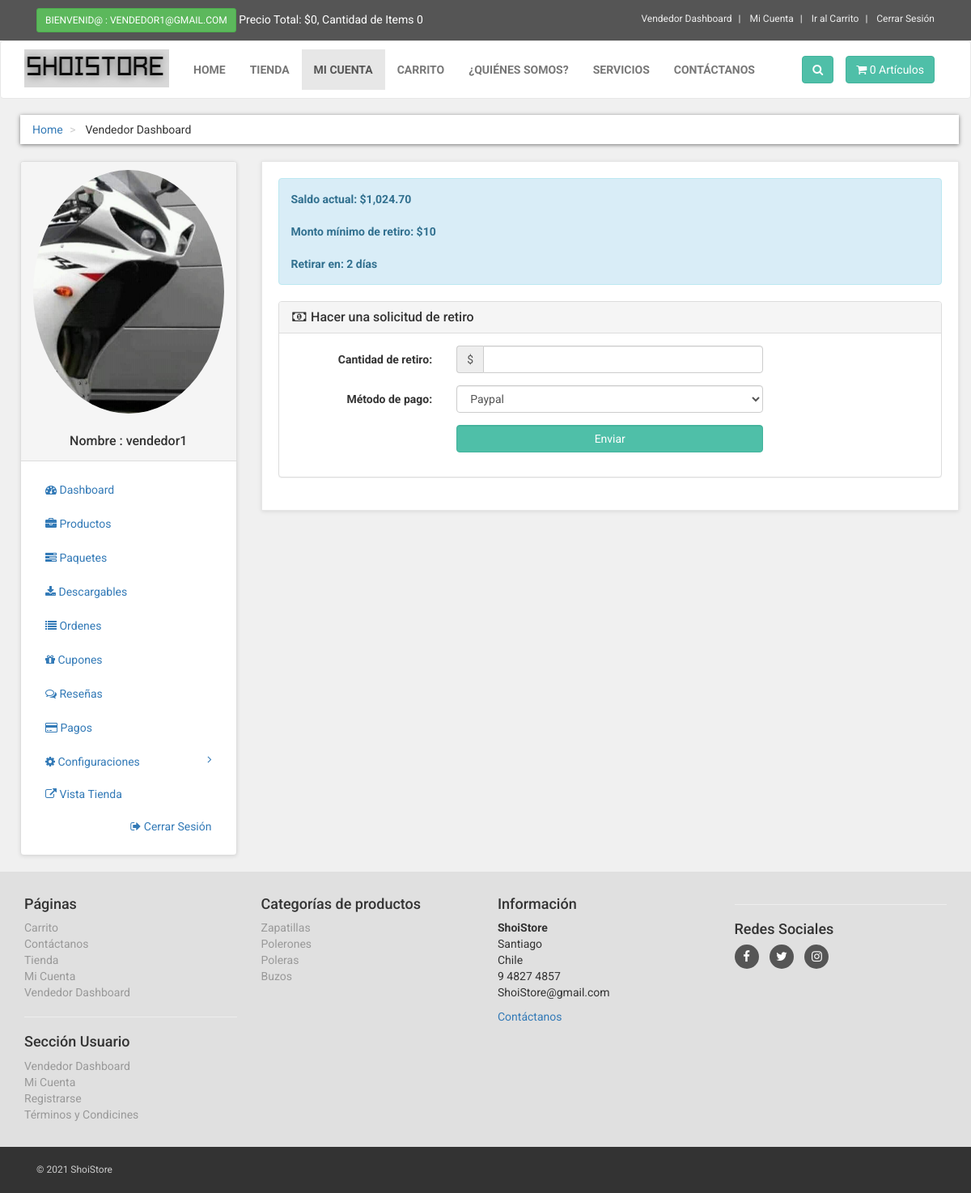
The app's page /vendor_dashboard/index.php?withdraw_request (signed in) with its own data.
### tables this page shows
CREATE TABLE `customers` (
  `customer_id` int(10) NOT NULL,
  `customer_name` varchar(255) NOT NULL,
  `customer_email` varchar(255) NOT NULL,
  `customer_pass` varchar(255) NOT NULL,
  `customer_username` text NOT NULL,
  `customer_contact` varchar(255) NOT NULL,
  `customer_image` text NOT NULL,
  `customer_ip` varchar(255) NOT NULL,
  `customer_confirm_code` text NOT NULL,
  `customer_role` text NOT NULL
);

CREATE TABLE `payment_settings` (
  `id` int(10) NOT NULL,
  `commission_percentage` int(10) NOT NULL,
  `minimum_withdraw_limit` int(10) NOT NULL,
  `days_before_withdraw` int(10) NOT NULL,
  `enable_paypal` text NOT NULL,
  `paypal_email` text NOT NULL,
  `paypal_sandbox` text NOT NULL,
  `paypal_currency_code` text NOT NULL,
  `paypal_app_client_id` text NOT NULL,
  `paypal_app_client_secret` text NOT NULL,
  `enable_stripe` text NOT NULL,
  `stripe_secret_key` text NOT NULL,
  `stripe_publishable_key` text NOT NULL,
  `stripe_currency_code` text NOT NULL
);

CREATE TABLE `product_categories` (
  `p_cat_id` int(10) NOT NULL,
  `p_cat_title` text NOT NULL,
  `p_cat_top` text NOT NULL,
  `p_cat_image` text NOT NULL
);

### vendor_dashboard/withdraw_request.php (the view, shortened to what this page needs)
<?php
$select_payment_settings = "select * from payment_settings";
$run_payment_setttings = mysqli_query($con,$select_payment_settings);
$row_payment_settings = mysqli_fetch_array($run_payment_setttings);
$minimum_withdraw_limit = $row_payment_settings['minimum_withdraw_limit'];
$days_before_withdraw = $row_payment_settings['days_before_withdraw'];
?>
<div class="row">
<div class="col-lg-12">
<div class="alert alert-info">
<strong>
Saldo actual: $1,024.70 <br><br>
Monto mínimo de retiro: $<?php echo $minimum_withdraw_limit; ?> <br><br>
Retirar en: <?php echo $days_before_withdraw; ?> días
</strong>
</div>
<div class="panel panel-default">
<div class="panel-heading">
<h3 class="panel-title">
<i class="fa fa-money fa-fw"> </i> Hacer una solicitud de retiro
</h3>
</div>
<div class="panel-body">
<form class="form-horizontal" method="post" enctype="multipart/form-data">
<div class="form-group">
<label class="col-md-3 control-label"> Cantidad de retiro: </label>
<div class="col-md-6">
<div class="input-group">
<span class="input-group-addon">$</span>
<input type="text" name="amount" class="form-control" required>
</div>
</div>
</div>
<div class="form-group">
<label class="col-md-3 control-label"> Método de pago: </label>
<div class="col-md-6">
<select class="form-control" name="method">
<option value="paypal"> Paypal </option>
</select>
</div>
</div>
<div class="form-group">
<label class="col-md-3 control-label"></label>
<div class="col-md-6">
<input type="submit" name="submit" value="Enviar" class="btn btn-primary form-control">
</div>
</div>
</form>
</div>
</div>
</div>
</div>

### vendor_dashboard/includes/vendor_sidebar.php (shortened to what this page needs)
<div class="panel panel-default sidebar-menu">
<div class="panel-heading">
<?php
$customer_session = $_SESSION['customer_email'];
$get_customer = "select * from customers where customer_email='$customer_session'";
$run_customer = mysqli_query($con,$get_customer);
$row_customer = mysqli_fetch_array($run_customer);
$customer_image = $row_customer['customer_image'];
$customer_name = $row_customer['customer_name'];
$customer_username = $row_customer['customer_username'];
if(isset($_SESSION['customer_email'])){
echo "
<center>
<img src='../customer/customer_images/$customer_image' class='img-responsive img-circle'>
</center>
<br>
<h3 align='center' class='panel-title'> Nombre : $customer_name </h3>
";
}
?>
</div>
<div class="panel-body">
<ul class="nav nav-pills nav-stacked" id="dashboard-sidebar">
<li class="<?php if(empty($_GET)){ echo "active"; } ?>">
<a href="index.php"> <i class="fa fa-tachometer"> </i> Dashboard </a>
</li>
<li class="<?php if(preg_match("/product/", $_SERVER["QUERY_STRING"])){ echo "active"; } ?>">
<a href="index.php?products"> <i class="fa fa-briefcase"> </i> Productos </a>
</li>
<li class="<?php if(preg_match("/bundle/", $_SERVER["QUERY_STRING"])){ echo "active"; } ?>">
<a href="index.php?bundles"> <i class="fa fa-tasks"> </i> Paquetes </a>
</li>
<li class="<?php if(preg_match("/download/", $_SERVER["QUERY_STRING"])){ echo "active"; } ?>">
<a href="index.php?downloads"> <i class="fa fa-download"> </i> Descargables </a>
</li>
<li class="<?php if(preg_match("/order/", $_SERVER["QUERY_STRING"])){ echo "active"; }  ?>">
<a href="index.php?orders"> <i class="fa fa-list"> </i> Ordenes </a>
</li>
<li class="<?php if(preg_match("/coupon/", $_SERVER["QUERY_STRING"])){ echo "active"; }  ?>">
<a href="index.php?coupons"> <i class="fa fa-gift"> </i> Cupones </a>
</li>
<li class="<?php if(isset($_GET['reviews'])){ echo "active"; } ?>">
<a href="index.php?reviews"> <i class="fa fa-comments-o"></i> Reseñas </a>
</li>
<li class="<?php if(isset($_GET['payments'])){ echo "active"; } ?>">
<a href="index.php?payments"> <i class="fa fa-credit-card"></i> Pagos </a>
</li>
<li>
<a href="#" id="settings-link">
<i class="fa fa-cog"></i> Configuraciones <i class="fa fa-angle-right pull-right"></i>
</a>
</li>
</ul>
<ul class="nav nav-pills nav-stacked">
<li>
<a href="../store/<?php echo $customer_username; ?>" class="pull-left"> <i class="fa fa-external-link"></i> Vista Tienda </a>
<a href="../logout.php" class="pull-right"> <i class="fa fa-sign-out"></i> Cerrar Sesión </a>
</li>
</ul>
</div>
</div>

### vendor_dashboard/includes/footer.php (shortened to what this page needs)
<div id="footer">
<div class="container">
<div class="row" >
<div class="col-md-3 col-sm-6" >
<h4>Páginas</h4>
<ul>
<li><a href="cart.php">Carrito</a></li>
<li><a href="contact.php">Contáctanos</a></li>
<li><a href="shop.php">Tienda</a></li>
<li>
<?php
if(!isset($_SESSION['customer_email'])){
echo "<a href='checkout.php' >Mi Cuenta</a>";
}
else{
echo "<a href='customer/my_account.php?my_orders'>Mi Cuenta</a>";
}
?>
</li>
<?php
if(isset($_SESSION['customer_email'])){
$customer_email = $_SESSION['customer_email'];
$select_customer = "select * from customers where customer_email='$customer_email'";
$run_customer = mysqli_query($con,$select_customer);
$row_customer = mysqli_fetch_array($run_customer);
$customer_role = $row_customer['customer_role'];
if($customer_role == "vendor"){
?>
<li>
<a href="index.php"> Vendedor Dashboard </a>
</li>
<?php } } ?>
</ul>
<hr>
<h4>Sección Usuario</h4>
<ul>
<?php
if(isset($_SESSION['customer_email'])){
$customer_email = $_SESSION['customer_email'];
$select_customer = "select * from customers where customer_email='$customer_email'";
$run_customer = mysqli_query($con,$select_customer);
$row_customer = mysqli_fetch_array($run_customer);
$customer_role = $row_customer['customer_role'];
if($customer_role == "vendor"){
?>
<li>
<a href="index.php"> Vendedor Dashboard </a>
</li>
<?php } } ?>
<li>
<?php
if(!isset($_SESSION['customer_email'])){
echo "<a href='checkout.php' >Acceder</a>";
}
else{
echo "<a href='customer/my_account.php?my_orders'>Mi Cuenta</a>";
}
?>
</li>
<li><a href="customer_register.php">Registrarse</a></li>
<li><a href="terms.php">Términos y Condicines </a></li>
</ul>
</div>
<div class="col-md-3 col-sm-6">
<h4> Categorías de productos </h4>
<ul>
<?php
$get_p_cats = "select * from product_categories";
$run_p_cats = mysqli_query($con,$get_p_cats);
while($row_p_cats = mysqli_fetch_array($run_p_cats)){
$p_cat_id = $row_p_cats['p_cat_id'];
$p_cat_title = $row_p_cats['p_cat_title'];
echo "<li> <a href='shop.php?p_cat=$p_cat_id'> $p_cat_title </a> </li>";
}
?>
</ul>
</div>
<div class="col-md-3 col-sm-6">
<h4>Información</h4>
<p>
<strong>ShoiStore</strong>
<br>Santiago
<br>Chile
<br>9 4827 4857
<br>ShoiStore@gmail.com
<br>
</p>
<a href="contact.php">Contáctanos</a>
</div>
<div class="col-md-3 col-sm-6">
<hr>
<h4> Redes Sociales </h4>
<p class="social">
<a href="#"><i class="fa fa-facebook"></i></a>
<a href="#"><i class="fa fa-twitter"></i></a>
<a href="#"><i class="fa fa-instagram"></i></a>
</p>
</div>
</div>
</div>
</div>
<div id="copyright">
<div class="container" >
<div class="col-md-6" >
<p class="pull-left"> &copy; 2021 ShoiStore</p>
</div>
<div class="col-md-6">
</div>
</div>
</div>

### records on screen
customers: customer_image (picture), customer_name "vendedor1"
payment_settings: minimum_withdraw_limit "10", days_before_withdraw "2"
product_categories: p_cat_title "Zapatillas"
product_categories: p_cat_title "Polerones"
product_categories: p_cat_title "Poleras"
product_categories: p_cat_title "Buzos"

### other values on screen
$_SESSION['customer_email'] "VENDEDOR1@GMAIL.COM"
$total "0"
$count_items "0 0"
